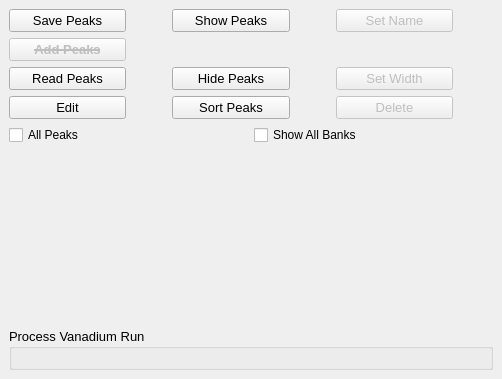
  <widget class="QDockWidget" name="dockWidget_2">
   <property name="sizePolicy">
    <sizepolicy hsizetype="Preferred" vsizetype="Preferred">
     <horstretch>0</horstretch>
     <verstretch>0</verstretch>
    </sizepolicy>
   </property>
   <property name="minimumSize">
    <size>
     <width>502</width>
     <height>379</height>
    </size>
   </property>
   <attribute name="dockWidgetArea">
    <number>2</number>
   </attribute>
   <widget class="QWidget" name="dockWidgetContents_6">
    <layout class="QVBoxLayout" name="verticalLayout">
     <item>
      <layout class="QGridLayout" name="gridLayout_3">
       <item row="0" column="3">
        <spacer name="horizontalSpacer_6">
         <property name="orientation">
          <enum>Qt::Horizontal</enum>
         </property>
         <property name="sizeType">
          <enum>QSizePolicy::Ignored</enum>
         </property>
         <property name="sizeHint" stdset="0">
          <size>
           <width>40</width>
           <height>20</height>
          </size>
         </property>
        </spacer>
       </item>
       <item row="2" column="0">
        <widget class="QPushButton" name="pushButton_readPeakFile">
         <property name="font">
          <font>
           <pointsize>10</pointsize>
          </font>
         </property>
         <property name="toolTip">
          <string>&lt;html&gt;&lt;head/&gt;&lt;body&gt;&lt;p&gt;Read peaks (to fit) file.&lt;/p&gt;&lt;/body&gt;&lt;/html&gt;</string>
         </property>
         <property name="text">
          <string>Read Peaks</string>
         </property>
        </widget>
       </item>
       <item row="0" column="1">
        <spacer name="horizontalSpacer_5">
         <property name="orientation">
          <enum>Qt::Horizontal</enum>
         </property>
         <property name="sizeType">
          <enum>QSizePolicy::Ignored</enum>
         </property>
         <property name="sizeHint" stdset="0">
          <size>
           <width>40</width>
           <height>20</height>
          </size>
         </property>
        </spacer>
       </item>
       <item row="2" column="2">
        <widget class="QPushButton" name="pushButton_hidePeaks">
         <property name="font">
          <font>
           <pointsize>10</pointsize>
          </font>
         </property>
         <property name="text">
          <string>Hide Peaks</string>
         </property>
        </widget>
       </item>
       <item row="0" column="2">
        <widget class="QPushButton" name="pushButton_showPeaksInTable">
         <property name="font">
          <font>
           <pointsize>10</pointsize>
          </font>
         </property>
         <property name="toolTip">
          <string>&lt;html&gt;&lt;head/&gt;&lt;body&gt;&lt;p&gt;Highlight selected peaks in the left table&lt;/p&gt;&lt;/body&gt;&lt;/html&gt;</string>
         </property>
         <property name="text">
          <string>Show Peaks</string>
         </property>
        </widget>
       </item>
       <item row="2" column="4">
        <widget class="QPushButton" name="pushButton_setPeakWidth">
         <property name="enabled">
          <bool>false</bool>
         </property>
         <property name="maximumSize">
          <size>
           <width>600</width>
           <height>16777215</height>
          </size>
         </property>
         <property name="font">
          <font>
           <pointsize>10</pointsize>
          </font>
         </property>
         <property name="toolTip">
          <string>&lt;html&gt;&lt;head/&gt;&lt;body&gt;&lt;p&gt;Set width to selected peaks to a same value.&lt;/p&gt;&lt;/body&gt;&lt;/html&gt;</string>
         </property>
         <property name="text">
          <string>Set Width</string>
         </property>
        </widget>
       </item>
       <item row="3" column="4">
        <widget class="QPushButton" name="pushButton_deletePeaks">
         <property name="enabled">
          <bool>false</bool>
         </property>
         <property name="maximumSize">
          <size>
           <width>600</width>
           <height>16777215</height>
          </size>
         </property>
         <property name="font">
          <font>
           <pointsize>10</pointsize>
          </font>
         </property>
         <property name="toolTip">
          <string>&lt;html&gt;&lt;head/&gt;&lt;body&gt;&lt;p&gt;Delete the selected peaks from peak table&lt;/p&gt;&lt;/body&gt;&lt;/html&gt;</string>
         </property>
         <property name="text">
          <string>Delete</string>
         </property>
        </widget>
       </item>
       <item row="0" column="5">
        <spacer name="horizontalSpacer_2">
         <property name="orientation">
          <enum>Qt::Horizontal</enum>
         </property>
         <property name="sizeType">
          <enum>QSizePolicy::Preferred</enum>
         </property>
         <property name="sizeHint" stdset="0">
          <size>
           <width>40</width>
           <height>20</height>
          </size>
         </property>
        </spacer>
       </item>
       <item row="3" column="0">
        <widget class="QPushButton" name="pushButton_editTableContents">
         <property name="maximumSize">
          <size>
           <width>600</width>
           <height>16777215</height>
          </size>
         </property>
         <property name="font">
          <font>
           <pointsize>10</pointsize>
          </font>
         </property>
         <property name="text">
          <string>Edit</string>
         </property>
        </widget>
       </item>
       <item row="3" column="2">
        <widget class="QPushButton" name="pushButton_sortPeaks">
         <property name="maximumSize">
          <size>
           <width>600</width>
           <height>16777215</height>
          </size>
         </property>
         <property name="font">
          <font>
           <pointsize>10</pointsize>
          </font>
         </property>
         <property name="toolTip">
          <string>&lt;html&gt;&lt;head/&gt;&lt;body&gt;&lt;p&gt;Sort peaks by peak positions&lt;/p&gt;&lt;/body&gt;&lt;/html&gt;</string>
         </property>
         <property name="text">
          <string>Sort Peaks</string>
         </property>
        </widget>
       </item>
       <item row="0" column="0">
        <widget class="QPushButton" name="pushButton_save">
         <property name="font">
          <font>
           <pointsize>10</pointsize>
          </font>
         </property>
         <property name="toolTip">
          <string>&lt;html&gt;&lt;head/&gt;&lt;body&gt;&lt;p&gt;It will save all the peaks to a text file with GSAS standard by pushing this button.&lt;/p&gt;&lt;/body&gt;&lt;/html&gt;</string>
         </property>
         <property name="text">
          <string>Save Peaks</string>
         </property>
        </widget>
       </item>
       <item row="0" column="4">
        <widget class="QPushButton" name="pushButton_claimOverlappedPeaks">
         <property name="enabled">
          <bool>false</bool>
         </property>
         <property name="maximumSize">
          <size>
           <width>600</width>
           <height>16777215</height>
          </size>
         </property>
         <property name="font">
          <font>
           <pointsize>10</pointsize>
          </font>
         </property>
         <property name="toolTip">
          <string>&lt;html&gt;&lt;head/&gt;&lt;body&gt;&lt;p&gt;Claim the peaks that are selected in the right table to be overlapped according to observation.&lt;/p&gt;&lt;/body&gt;&lt;/html&gt;</string>
         </property>
         <property name="text">
          <string>Set Name</string>
         </property>
        </widget>
       </item>
       <item row="1" column="0">
        <widget class="QPushButton" name="pushButton_addPeaksPower">
         <property name="enabled">
          <bool>false</bool>
         </property>
         <property name="font">
          <font>
           <pointsize>10</pointsize>
           <weight>75</weight>
           <bold>true</bold>
           <strikeout>true</strikeout>
          </font>
         </property>
         <property name="text">
          <string>Add Peaks</string>
         </property>
        </widget>
       </item>
      </layout>
     </item>
     <item>
      <layout class="QGridLayout" name="gridLayout_7">
       <item row="1" column="0">
        <widget class="QCheckBox" name="checkBox_selectPeaks">
         <property name="maximumSize">
          <size>
           <width>600</width>
           <height>16777215</height>
          </size>
         </property>
         <property name="font">
          <font>
           <pointsize>9</pointsize>
          </font>
         </property>
         <property name="text">
          <string>All Peaks</string>
         </property>
        </widget>
       </item>
       <item row="1" column="1">
        <widget class="QCheckBox" name="checkBox_showAllBanksPeaks">
         <property name="font">
          <font>
           <pointsize>9</pointsize>
          </font>
         </property>
         <property name="text">
          <string>Show All Banks</string>
         </property>
        </widget>
       </item>
      </layout>
     </item>
     <item>
      <widget class="QFrame" name="frame_tableWidget_peakParameter">
       <property name="sizePolicy">
        <sizepolicy hsizetype="Preferred" vsizetype="Expanding">
         <horstretch>0</horstretch>
         <verstretch>0</verstretch>
        </sizepolicy>
       </property>
       <property name="toolTip">
        <string>&lt;html&gt;&lt;head/&gt;&lt;body&gt;&lt;p&gt;Peak width is the fitting range for 2 peaks.&lt;/p&gt;&lt;p&gt;It will be picked up by xmin and xmax of the graph&lt;/p&gt;&lt;p&gt;&lt;br/&gt;&lt;/p&gt;&lt;p&gt;Nomenclature:&lt;/p&gt;&lt;p&gt;1. width (vdrive): peak fit range = 6 * FWHM&lt;/p&gt;&lt;p&gt;2. If there are more than 1 peak overlapped, then use 'number of peak to notify that the number of peak overlapped'&lt;/p&gt;&lt;/body&gt;&lt;/html&gt;</string>
       </property>
      </widget>
     </item>
     <item>
      <widget class="QGroupBox" name="groupBox_4">
       <property name="font">
        <font>
         <pointsize>10</pointsize>
        </font>
       </property>
       <property name="toolTip">
        <string>&lt;html&gt;&lt;head/&gt;&lt;body&gt;&lt;p&gt;Process vanadium data which is currently plot.&lt;/p&gt;&lt;/body&gt;&lt;/html&gt;</string>
       </property>
       <property name="title">
        <string>Process Vanadium Run</string>
       </property>
       <layout class="QVBoxLayout" name="verticalLayout_9"/>
      </widget>
     </item>
    </layout>
   </widget>
  </widget>
